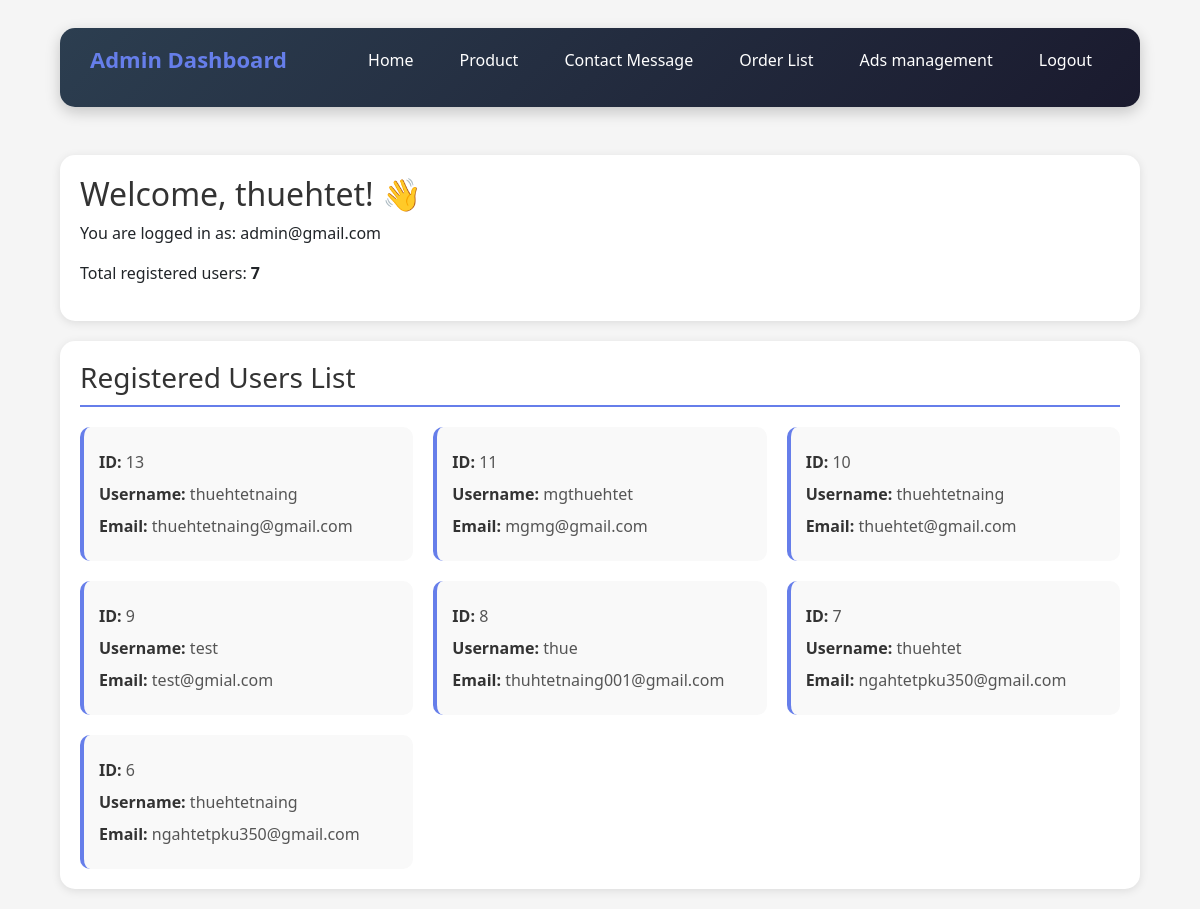
/admin/adminhome.php (signed in), run on the app's committed database.
### tables this page shows
CREATE TABLE `user` (
  `userid` int(11) NOT NULL,
  `username` varchar(255) NOT NULL,
  `useremail` text NOT NULL,
  `password` text NOT NULL
);

### admin/adminhome.php (the view, shortened to what this page needs)
<?php
include("connection.php");
if (!isset($_SESSION["admin_email"])) {
    header("Location: index.php");
    exit();
} else {
    $adminemail = $_SESSION["admin_email"];
}
$query = "SELECT * FROM admin WHERE email = '$adminemail'";
$result = mysqli_query($connection, $query);
if (mysqli_num_rows($result) > 0) {
    $row = mysqli_fetch_array($result);
    $adminname = $row["username"];
} else {
    echo "<script>alert('Admin not found!!!.');</script>";
    exit();
}
$userquery = "SELECT * FROM user order by userid desc";
$userresult = mysqli_query($connection, $userquery);
$usercount = mysqli_num_rows($userresult);
?>
<!DOCTYPE html>
<html lang="en">
<head>
    <link rel="stylesheet" href="css/bootstrap.min.css">
</head>
<body>
    <div class="navbar">
        <nav>
            <p> Admin Dashboard</p>
            <ul>
                <li><a href="adminhome.php"> Home</a></li>
                <li><a href="products.php">Product</a></li>
                <li><a href="contactmessage.php">Contact Message</a></li>
                <li><a href="orderlist.php"> Order List</a></li>
                <li><a href="ads.php">
                    Ads management
                </a></li>
                <li><a href="logout.php"> Logout</a></li>
            </ul>
        </nav>
    </div>
    <div class="welcome-box">
        <h2>Welcome, <?php echo $adminname ?>! 👋</h2>
        <p>You are logged in as: <?php echo $adminemail; ?></p>
        <p>Total registered users: <strong><?php echo $usercount; ?></strong></p>
    </div>
    <div class="user-container">
        <h3> Registered Users List</h3>
        <?php if (mysqli_num_rows($userresult) > 0): ?>
            <div class="user-grid">
                <?php while ($userrow = mysqli_fetch_assoc($userresult)): ?>
                    <div class="user-card">
                        <p><strong>ID:</strong> <?php echo htmlspecialchars($userrow['userid']); ?></p>
                        <p><strong>Username:</strong> <?php echo htmlspecialchars($userrow['username']); ?></p>
                        <p><strong>Email:</strong> <?php echo htmlspecialchars($userrow['useremail']); ?></p>
                    </div>
                <?php endwhile; ?>
            </div>
        <?php else: ?>
            <div class="no-users">
                <p>No users found in database.</p>
            </div>
        <?php endif; ?>
    </div>
</body>
</html>

### admin/adminhome.php (style rules this page uses)
* { margin: 0; padding: 0; box-sizing: border-box; }
body { font-family: 'Segoe UI', Tahoma, Geneva, Verdana, sans-serif; background: #f5f5f5; }
nav { background: linear-gradient(135deg, #2c3e50 0%, #1a1a2e 100%); width: 90%; max-width: 1200px; height: auto; display: flex; justify-content: space-between; align-items: center; flex-wrap: wrap; border-radius: 15px; padding: 15px 30px; margin: 20px auto; box-shadow: 0 5px 15px rgba(0, 0, 0, 0.2); }
nav ul { display: flex; list-style: none; flex-wrap: wrap; align-items: center; gap: 10px; }
nav ul li { margin: 0; }
nav ul li a { text-decoration: none; color: white; padding: 10px 18px; border-radius: 8px; transition: all 0.3s ease; }
.navbar { display: flex; align-items: center; justify-content: center; }
nav p { font-size: 22px; font-weight: bold; color: #667eea; }
.welcome-box { background: white; padding: 20px; margin: 20px auto; width: 90%; max-width: 1200px; border-radius: 15px; box-shadow: 0 2px 10px rgba(0, 0, 0, 0.1); }
.welcome-box h2 { color: #333; }
.user-container { width: 90%; max-width: 1200px; margin: 20px auto; background: white; border-radius: 15px; padding: 20px; box-shadow: 0 2px 10px rgba(0, 0, 0, 0.1); }
.user-container h3 { margin-bottom: 20px; color: #333; border-bottom: 2px solid #667eea; padding-bottom: 10px; }
.user-grid { display: grid; grid-template-columns: repeat(auto-fill, minmax(300px, 1fr)); gap: 20px; }
.user-card { background: #f9f9f9; border-radius: 10px; padding: 15px; border-left: 4px solid #667eea; transition: transform 0.3s ease; }
.user-card p { margin: 8px 0; color: #555; }
.user-card strong { color: #333; }

### data on the page
user: userid "13", username "thuehtetnaing", useremail "thuehtetnaing@gmail.com"
user: userid "11", username "mgthuehtet", useremail "mgmg@gmail.com"
user: userid "10", username "thuehtetnaing", useremail "thuehtet@gmail.com"
user: userid "9", username "test", useremail "test@gmial.com"
user: userid "8", username "thue", useremail "thuhtetnaing001@gmail.com"
user: userid "7", username "thuehtet", useremail "ngahtetpku350@gmail.com"
user: userid "6", username "thuehtetnaing", useremail "ngahtetpku350@gmail.com"

### other printed values
$adminname "thuehtet"
$adminemail "admin@gmail.com"
$usercount "7"
